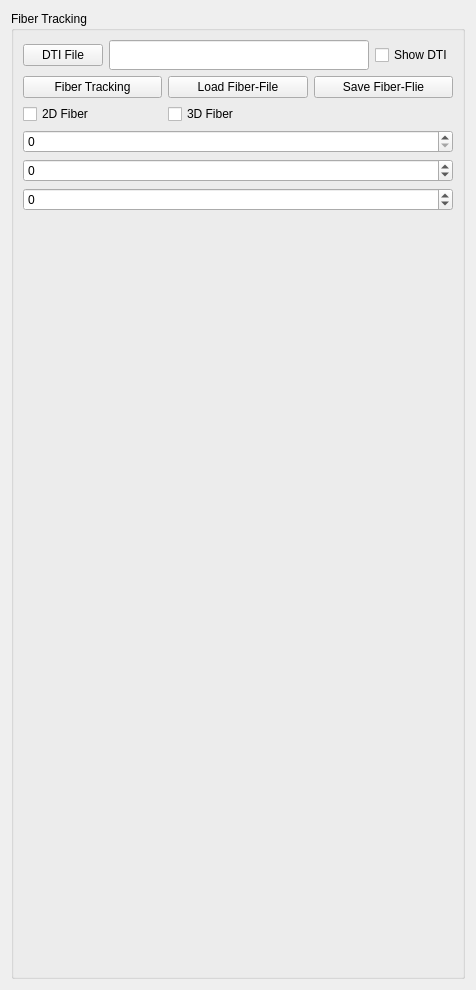
          <widget class="QWidget" name="page_3">
           <property name="geometry">
            <rect>
             <x>0</x>
             <y>0</y>
             <width>476</width>
             <height>990</height>
            </rect>
           </property>
           <attribute name="label">
            <string>Fiber Tracking</string>
           </attribute>
           <layout class="QGridLayout" name="gridLayout_46">
            <item row="0" column="0">
             <widget class="QGroupBox" name="groupBox_6">
              <property name="title">
               <string>Fiber Tracking</string>
              </property>
              <layout class="QGridLayout" name="gridLayout_30">
               <item row="0" column="0">
                <layout class="QGridLayout" name="gridLayout_44">
                 <item row="0" column="1">
                  <widget class="QLineEdit" name="T1FileLineEdit_3">
                   <property name="sizePolicy">
                    <sizepolicy hsizetype="Preferred" vsizetype="Fixed">
                     <horstretch>3</horstretch>
                     <verstretch>1</verstretch>
                    </sizepolicy>
                   </property>
                   <property name="minimumSize">
                    <size>
                     <width>0</width>
                     <height>30</height>
                    </size>
                   </property>
                  </widget>
                 </item>
                 <item row="0" column="0">
                  <widget class="QPushButton" name="MRAFileBtn_3">
                   <property name="text">
                    <string>DTI File</string>
                   </property>
                  </widget>
                 </item>
                 <item row="0" column="2">
                  <widget class="QCheckBox" name="checkBox_2">
                   <property name="text">
                    <string>Show DTI</string>
                   </property>
                  </widget>
                 </item>
                </layout>
               </item>
               <item row="1" column="0">
                <layout class="QGridLayout" name="gridLayout_41">
                 <item row="0" column="1">
                  <widget class="QPushButton" name="FiberTrackingBtn">
                   <property name="text">
                    <string>Fiber Tracking</string>
                   </property>
                  </widget>
                 </item>
                 <item row="0" column="2">
                  <widget class="QPushButton" name="LoadFiberFileBtn">
                   <property name="text">
                    <string>Load Fiber-File</string>
                   </property>
                  </widget>
                 </item>
                 <item row="0" column="3">
                  <widget class="QPushButton" name="SaveVesselSegFileBtn_2">
                   <property name="text">
                    <string>Save Fiber-Flie</string>
                   </property>
                  </widget>
                 </item>
                 <item row="1" column="1">
                  <widget class="QCheckBox" name="Fiber2DCheckBox">
                   <property name="text">
                    <string>2D Fiber</string>
                   </property>
                  </widget>
                 </item>
                 <item row="1" column="2">
                  <widget class="QCheckBox" name="Fiber3DCheckBox">
                   <property name="text">
                    <string>3D Fiber</string>
                   </property>
                  </widget>
                 </item>
                </layout>
               </item>
               <item row="2" column="0">
                <widget class="QSpinBox" name="movefiber_spinBox_x">
                 <property name="maximum">
                  <number>2000</number>
                 </property>
                 <property name="singleStep">
                  <number>50</number>
                 </property>
                </widget>
               </item>
               <item row="5" column="0">
                <spacer name="verticalSpacer_33">
                 <property name="orientation">
                  <enum>Qt::Vertical</enum>
                 </property>
                 <property name="sizeHint" stdset="0">
                  <size>
                   <width>20</width>
                   <height>40</height>
                  </size>
                 </property>
                </spacer>
               </item>
               <item row="3" column="0">
                <widget class="QSpinBox" name="movefiber_spinBox_y">
                 <property name="minimum">
                  <number>-2000</number>
                 </property>
                 <property name="maximum">
                  <number>2000</number>
                 </property>
                 <property name="singleStep">
                  <number>50</number>
                 </property>
                </widget>
               </item>
               <item row="4" column="0">
                <widget class="QSpinBox" name="movefiber_spinBox_z">
                 <property name="minimum">
                  <number>-2000</number>
                 </property>
                 <property name="maximum">
                  <number>2000</number>
                 </property>
                 <property name="singleStep">
                  <number>50</number>
                 </property>
                </widget>
               </item>
              </layout>
             </widget>
            </item>
           </layout>
          </widget>
